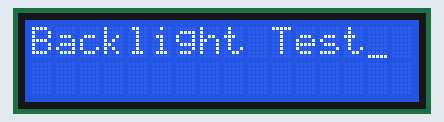
A program run on a simulated Raspberry Pi Pico running MicroPython. On the bench: 16×2 character LCD. Library files of the repository ran but are not shown: pico_i2c_lcd.py. At 4.1 s the program stops and its outputs stay as they are.

Above: at 0.19 s.
At 2.0 s:
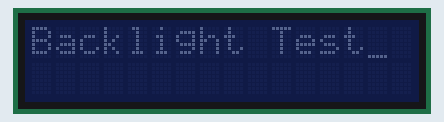
At 4.2 s:
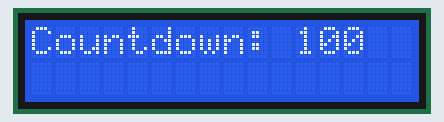

The program:

lesicd.py
```python
from machine import I2C, Pin
from pico_i2c_lcd import I2cLcd
from time import sleep
import math
NUMBER_OF_ROWS = 2
NUMBER_OF_COLUMNS = 16

i2c = I2C(0, sda=Pin(0), scl=Pin(1), freq=400000)
I2C_ADDR = 39 #vul hier adres in
lcd = I2cLcd(i2c, I2C_ADDR, NUMBER_OF_ROWS, NUMBER_OF_COLUMNS)

lcd.clear()
lcd.blink_cursor_on()
lcd.putstr("daVinci")
lcd.putstr("I2C Address:"+str(I2C_ADDR)+"\n")

lcd.blink_cursor_off()
lcd.clear()
lcd.putstr("Backlight Test")
for i in range(10):
    lcd.backlight_on()
    sleep(0.2)
    lcd.backlight_off()
    sleep(0.2)
lcd.backlight_on()
lcd.hide_cursor()

lcd.clear()
count = lcd.putstr("Countdown: 100")
for i in range(100, -1 -1):
    lcd.move_to(11,1)
    lcd.putstr(str(count).rjust(3))

    sleep(0.4)
```
